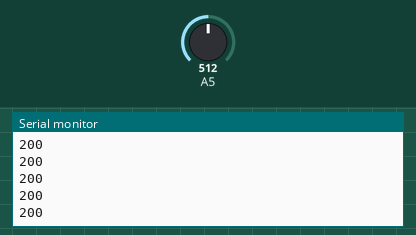
This sketch was run on a simulated Arduino Uno, built with avr-gcc and run on an emulated ATmega328P. On the bench: the last lines printed to the serial monitor. The test bench sets the inputs (shaded band); at power-on: A5 = 512. Random numbers use the default seed unless the sketch sets one.

Above: at 1.2 s.
1.3 s: A5 set to 716
At 1.32 s:
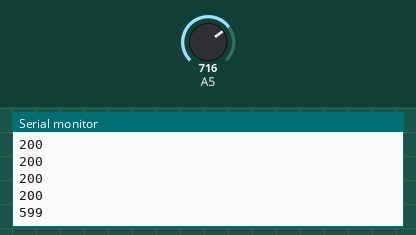
2.8 s: A5 set to 900
At 2.83 s:
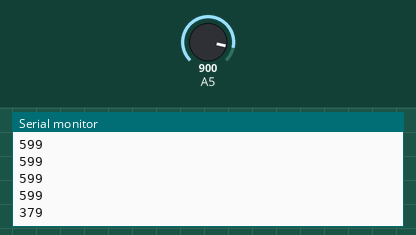
Timing chart, 0 to 5.8 s (numbered marks = the images above; inputs shaded):
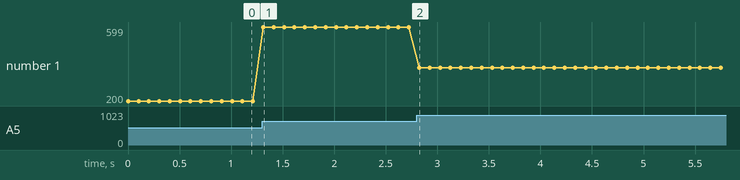

The sketch:

generateRandom.ino
```cpp
void setup() {
  // put your setup code here, to run once:
  Serial.begin(115200);
}

void loop() {
  // put your main code here, to run repeatedly:
  Serial.println(generateRealRandom(1, 1000));
  delay(100);
}

unsigned long generateRealRandom(int min, int max){
  randomSeed(analogRead(A5));
  uint64_t realRandom = random(1, 10) + random(1, 100) + random(1, 1000) + random(1, 10000);
  realRandom %= (max - min);
  realRandom += min;
  return realRandom;
}
```

Measured:
- after the input at 1.3 s, the serial monitor: prints a new line at once (image 1)
- after the input at 2.8 s, the serial monitor: prints a new line at once (image 2)
- plotted number 1: 200 → 599 after the input at 1.3 s, 599 → 379 after the input at 2.8 s
